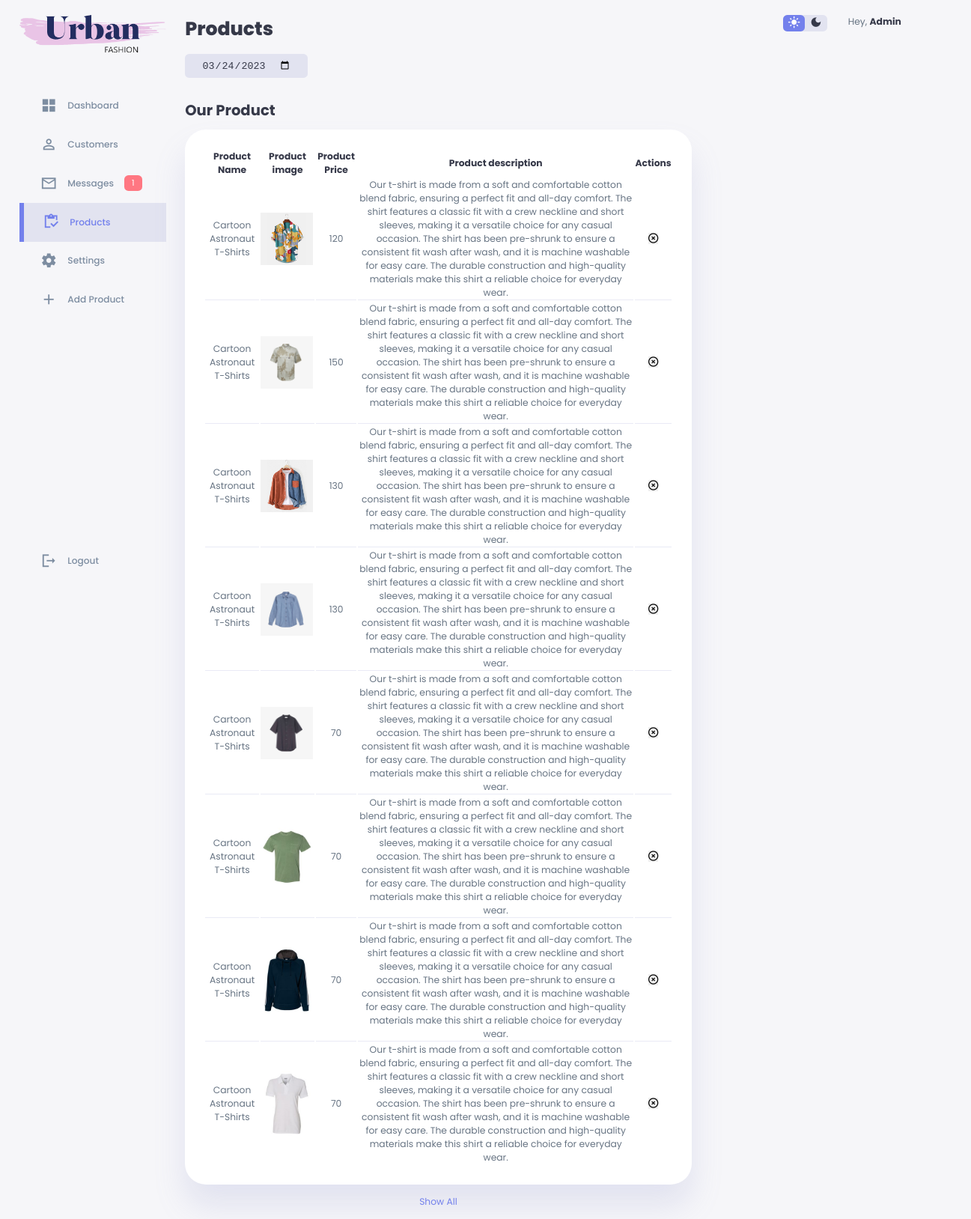
The app's page /admin_area/product.php (signed in) with its own data.
### tables this page shows
CREATE TABLE `products` (
  `product_id` int(10)  PRIMARY KEY NOT NULL AUTO_INCREMENT,
  `date` timestamp NOT NULL DEFAULT CURRENT_TIMESTAMP ON UPDATE CURRENT_TIMESTAMP,
  `product_title` text NOT NULL,
  `product_img1` text NOT NULL,
  `product_img2` text NOT NULL,
  `product_img3` text NOT NULL,
  `product_img4` text NOT NULL,
  `product_img5` text NOT NULL,
  `product_price` int(10) NOT NULL,
  `product_desc` text NOT NULL
);

### admin_area/product.php (the view, shortened to what this page needs)
<?php include 'admin_inc/header.php';
?>
        <div class="sidebar">
          <a href="index.php">
            <span class="material-icons-sharp">grid_view</span>
            <h3>Dashboard</h3>
          </a>
          <a href="customer.php">
            <span class="material-icons-sharp">person_outline</span>
            <h3>Customers</h3>
          </a>
          <a href="messages.php">
            <span class="material-icons-sharp">mail_outline</span>
            <h3>Messages</h3>
            <span class="message-count"><?php echo $message_count; ?></span>
          </a>
          <a href="#" class="active">
            <span class="material-icons-sharp">inventory</span>
            <h3>Products</h3>
          </a>
          <a href="#">
            <span class="material-icons-sharp">settings</span>
            <h3>Settings</h3>
          </a>
          <a href="add_product.php">
            <span class="material-icons-sharp">add</span>
            <h3>Add Product</h3>
          </a>
          <a href="../logout.php">
            <span class="material-icons-sharp">logout</span>
            <h3>Logout</h3>
          </a>
        </div>
      </aside>
      <main>
        <h1>Products</h1>
        <div class="date">
          <input type="date" value="<?php echo date('Y-m-d'); ?>"/>
        </div>
        <div class="recent-orders">
          <h2>Our Product</h2>
          <table>
            <thead>
              <tr>
                <th>Product Name</th>
                <th>Product image</th>
                <th>Product Price</th>
                <th>Product description</th>
                <th>Actions</th>
              </tr>
            </thead>
            <tbody>
            <?php
        $query = "SELECT * FROM products";
        if ($result = $con->query($query)) {
          while ($row = $result->fetch_assoc()) {
              $field1name = $row["product_id"];
              $field3name = $row["product_title"];
              $field5name = $row["product_img1"];
              $field10name = $row["product_price"];
              $field11name = $row["product_desc"];
              echo' <tr>
                            <td> '.$field3name.' </td>
                            <td> <img  src="../'.$field5name.'"  style="width: 70px;" /></td>
                            <td> '.$field10name.' </td>
                            <td>'.$field11name.' </td>
                            <td>
            <form action="" method="post">
                <input type="hidden" name="product_id" value="'.$field1name.'">
                <button class="btn btn-danger" type="submit" name="delete" value="Delete"><i class="far fa-times-circle"></i></button>
            </form>
        </td>
                        </tr>';
          }
        }
        ?>
            </tbody>
          </table>
          <a href="#">Show All</a>
        </div>
      </main>
      <div class="right">
        <div class="top">
          <div class="theme-toggler">
            <span class="material-icons-sharp active">light_mode</span>
            <span class="material-icons-sharp">dark_mode</span>
          </div>
          <div class="profile">
            <div class="info">
              <p>Hey, <b>Admin</b></p>
            </div>
            <div class="profile-photo">
            </div>
          </div>
        </div>
        </div>
      </div>
  </body>
</html>

### admin_area/style.css (style rules this page uses)
:root { --color-primary: #7380ec; --color-danger: #ff7782; --color-success: #41f1b6; --color-warning: #ffbb55; --color-white: #fff; --color-info-dark: #7d8da1; --color-info-light: #dce1eb; --color-dark: #363949; --color-light: rgba(132, 139, 200, 0.18); --color-primary-variant: #111e88; --color-dark-variant: #677483; --color-background: #f6f6f9; --card-border-radius: 2rem; --border-radius-1: 0.4rem; --border-radius-2: 0.8rem; --border-radius-3: 1.2rem; --card-padding: 1.8rem; --padding-1: 1.2rem; --box-shadow: 0 2rem 3rem var(--color-light); }
* { margin: 0; padding: 0; outline: 0; appearance: none; border: 0; text-decoration: none; list-style: none; box-sizing: border-box; }
html { font-size: 14px; }
body { width: 100vw; height: 100vh; font-family: poppins, sans-serif; font-size: 0.88rem; background: var(--color-background); user-select: none; overflow-x: hidden; color: var(--color-dark); }
a { color: var(--color-dark); }
img { display: block; width: 100%; }
h1 { font-weight: 800; font-size: 1.8rem; }
h2 { font-size: 1.4rem; }
h3 { font-size: 0.87rem; }
.profile-photo { width: 2.8rem; height: 2.8rem; border-radius: 50%; overflow: hidden; }
p { color: var(--color-dark-variant); }
b { color: var(--color-dark); }
aside .sidebar { display: flex; flex-direction: column; height: 86vh; position: relative; top: 3rem; }
aside h3 { font-weight: 500; }
aside .sidebar a { display: flex; color: var(--color-info-dark); margin-left: 2rem; gap: 1rem; align-items: center; position: relative; height: 3.7rem; transition: all 300ms ease; }
aside .sidebar a span { font-size: 1.6rem; transition: all 300ms ease; }
aside .sidebar a:last-child { position: absolute; bottom: 2rem; width: 100%; }
aside .sidebar a.active { background: var(--color-light); color: var(--color-primary); margin-left: 0; }
aside .sidebar a.active:before { content: ""; width: 6px; height: 100%; background: var(--color-primary); }
aside .sidebar a.active span { color: var(--color-primary); margin-left: calc(1rem - 3px); }
aside .sidebar .message-count { background: var(--color-danger); color: var(--color-white); padding: 2px 10px; font-size: 11px; border-radius: var(--border-radius-1); }
main { margin-top: 1.4rem; }
main .date { display: inline-block; background: var(--color-light); border-radius: var(--border-radius-1); margin-top: 1rem; padding: 0.5rem 1.6rem; }
main .date input[type="date"] { background: transparent; color: var(--color-dark); }
main .recent-orders { margin-top: 2rem; }
main .recent-orders h2 { margin-bottom: 0.8rem; }
main .recent-orders table { background: var(--color-white); width: 100%; border-radius: var(--card-border-radius); padding: var(--card-padding); text-align: center; box-shadow: var(--box-shadow); transition: all 300ms ease; }
main table tbody td { height: 2.8rem; border-bottom: 1px solid var(--color-light); color: var(--color-dark-variant); }
main table tbody tr:last-child td { border: none; }
main .recent-orders a { text-align: center; display: block; margin: 1rem auto; color: var(--color-primary); }
.right { margin-top: 1.4rem; }
.right .top { display: flex; justify-content: end; gap: 2rem; }
.right .theme-toggler { background: var(--color-light); display: flex; justify-content: space-between; align-items: center; height: 1.6rem; width: 4.2rem; cursor: pointer; border-radius: var(--border-radius-1); }
.right .theme-toggler span { font-size: 1.2rem; width: 50%; height: 100%; display: flex; align-items: center; justify-content: center; }
.right .theme-toggler span.active { background: var(--color-primary); color: white; border-radius: var(--border-radius-1); }
.right .top .profile { display: flex; gap: 2rem; text-align: right; }

### records on screen
products: product_title "Cartoon Astronaut T-Shirts", product_img1 (picture), product_price "120", product_desc "Our t-shirt is made from a soft and comfortable cotton blend fabric, ensuring a perfect fit and all-day comfort. The shirt features a classic fit with a crew neckline and short sleeves, making it a versatile choice for any casual occasion. The shirt has been pre-shrunk to ensure a consistent fit wash after wash, and it is machine washable for easy care. The durable construction and high-quality materials make this shirt a reliable choice for everyday wear."
products: product_title "Cartoon Astronaut T-Shirts", product_img1 (picture), product_price "150", product_desc "Our t-shirt is made from a soft and comfortable cotton blend fabric, ensuring a perfect fit and all-day comfort. The shirt features a classic fit with a crew neckline and short sleeves, making it a versatile choice for any casual occasion. The shirt has been pre-shrunk to ensure a consistent fit wash after wash, and it is machine washable for easy care. The durable construction and high-quality materials make this shirt a reliable choice for everyday wear."
products: product_title "Cartoon Astronaut T-Shirts", product_img1 (picture), product_price "130", product_desc "Our t-shirt is made from a soft and comfortable cotton blend fabric, ensuring a perfect fit and all-day comfort. The shirt features a classic fit with a crew neckline and short sleeves, making it a versatile choice for any casual occasion. The shirt has been pre-shrunk to ensure a consistent fit wash after wash, and it is machine washable for easy care. The durable construction and high-quality materials make this shirt a reliable choice for everyday wear."
products: product_title "Cartoon Astronaut T-Shirts", product_img1 (picture), product_price "130", product_desc "Our t-shirt is made from a soft and comfortable cotton blend fabric, ensuring a perfect fit and all-day comfort. The shirt features a classic fit with a crew neckline and short sleeves, making it a versatile choice for any casual occasion. The shirt has been pre-shrunk to ensure a consistent fit wash after wash, and it is machine washable for easy care. The durable construction and high-quality materials make this shirt a reliable choice for everyday wear."
products: product_title "Cartoon Astronaut T-Shirts", product_img1 (picture), product_price "70", product_desc "Our t-shirt is made from a soft and comfortable cotton blend fabric, ensuring a perfect fit and all-day comfort. The shirt features a classic fit with a crew neckline and short sleeves, making it a versatile choice for any casual occasion. The shirt has been pre-shrunk to ensure a consistent fit wash after wash, and it is machine washable for easy care. The durable construction and high-quality materials make this shirt a reliable choice for everyday wear."
products: product_title "Cartoon Astronaut T-Shirts", product_img1 (picture), product_price "70", product_desc "Our t-shirt is made from a soft and comfortable cotton blend fabric, ensuring a perfect fit and all-day comfort. The shirt features a classic fit with a crew neckline and short sleeves, making it a versatile choice for any casual occasion. The shirt has been pre-shrunk to ensure a consistent fit wash after wash, and it is machine washable for easy care. The durable construction and high-quality materials make this shirt a reliable choice for everyday wear."
products: product_title "Cartoon Astronaut T-Shirts", product_img1 (picture), product_price "70", product_desc "Our t-shirt is made from a soft and comfortable cotton blend fabric, ensuring a perfect fit and all-day comfort. The shirt features a classic fit with a crew neckline and short sleeves, making it a versatile choice for any casual occasion. The shirt has been pre-shrunk to ensure a consistent fit wash after wash, and it is machine washable for easy care. The durable construction and high-quality materials make this shirt a reliable choice for everyday wear."
products: product_title "Cartoon Astronaut T-Shirts", product_img1 (picture), product_price "70", product_desc "Our t-shirt is made from a soft and comfortable cotton blend fabric, ensuring a perfect fit and all-day comfort. The shirt features a classic fit with a crew neckline and short sleeves, making it a versatile choice for any casual occasion. The shirt has been pre-shrunk to ensure a consistent fit wash after wash, and it is machine washable for easy care. The durable construction and high-quality materials make this shirt a reliable choice for everyday wear."

### other values on screen
$message_count "1"
